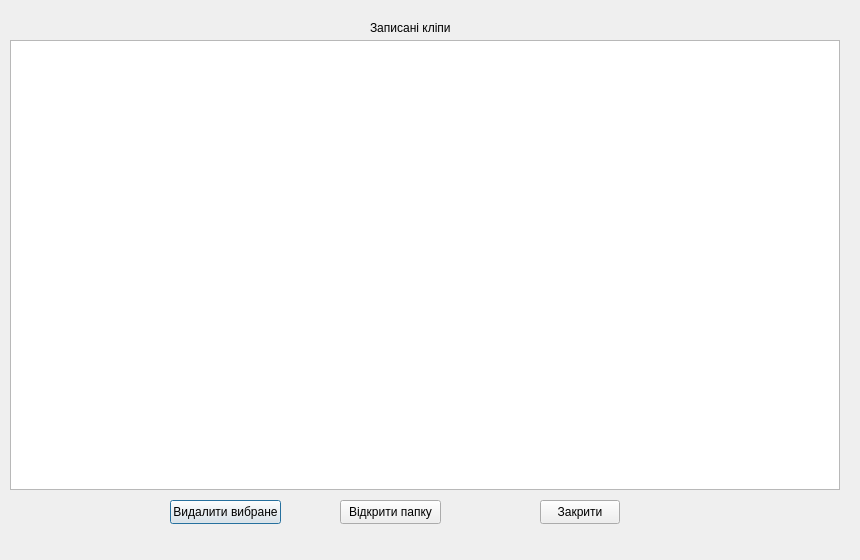
<?xml version="1.0" encoding="UTF-8"?>
<ui version="4.0">
 <class>HistoryWindowClass</class>
 <widget class="QDialog" name="HistoryWindowClass">
  <property name="geometry">
   <rect>
    <x>0</x>
    <y>0</y>
    <width>860</width>
    <height>560</height>
   </rect>
  </property>
  <property name="windowTitle">
   <string>HistoryWindow</string>
  </property>
  <widget class="QLabel" name="lblTitle">
   <property name="geometry">
    <rect>
     <x>370</x>
     <y>20</y>
     <width>151</width>
     <height>16</height>
    </rect>
   </property>
   <property name="text">
    <string>Записані кліпи</string>
   </property>
  </widget>
  <widget class="QListWidget" name="listClips">
   <property name="geometry">
    <rect>
     <x>10</x>
     <y>40</y>
     <width>830</width>
     <height>450</height>
    </rect>
   </property>
  </widget>
  <widget class="QPushButton" name="btnDelete">
   <property name="geometry">
    <rect>
     <x>170</x>
     <y>500</y>
     <width>111</width>
     <height>24</height>
    </rect>
   </property>
   <property name="text">
    <string>Видалити вибране</string>
   </property>
  </widget>
  <widget class="QPushButton" name="btnOpenFolder">
   <property name="geometry">
    <rect>
     <x>340</x>
     <y>500</y>
     <width>101</width>
     <height>24</height>
    </rect>
   </property>
   <property name="text">
    <string>Відкрити папку</string>
   </property>
  </widget>
  <widget class="QPushButton" name="btnClose">
   <property name="geometry">
    <rect>
     <x>540</x>
     <y>500</y>
     <width>80</width>
     <height>24</height>
    </rect>
   </property>
   <property name="text">
    <string>Закрити</string>
   </property>
  </widget>
 </widget>
 <layoutdefault spacing="6" margin="11"/>
 <resources/>
 <connections/>
</ui>
